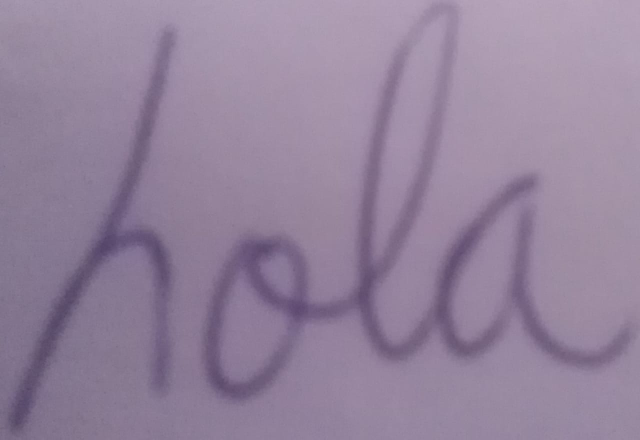
#> input picture htr/data/test1.png, 1280 x 879 px (shown at 1/2 size)
$ python imageDimen.py
#> lines starting #> are read from the running program, lines starting #| are printed output that depends on the picture
from PIL import Image
img = Image.open('test1.png')
#> img is the input picture: PIL image 1280x879 RGB; mean R, G, B 147.9, 131, 156.2
new_img = img.resize((173,73))
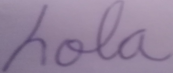
#> new_img: PIL image 173x73 RGB; mean R, G, B 147.9, 131, 156.2
new_img.save('r-test1.png','png')
